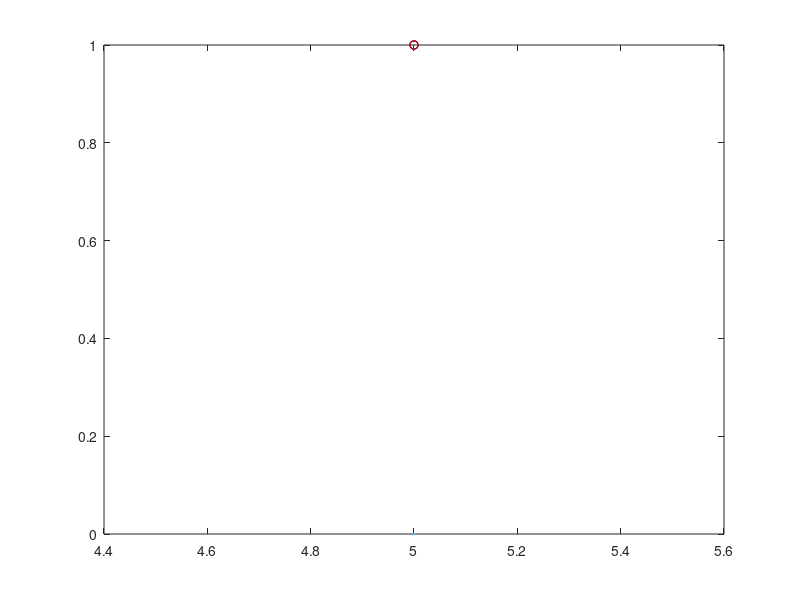

MATLAB code to generate this figure:
clear all
n=input('numero nodi interpolazione=');
a=input('estremo a='); b=input('estremo b=');
xnodi=linspace(a,b,n);  
z=a:0.01:b; 
m=length(z);
for i=1:n
    for k=1:m
       L(k)=1;
       xx=z(k);
         for j=1:n
            if j~=i, L(k)=L(k)*(xx-xnodi(j))/(xnodi(i)-xnodi(j)); end
         end
    end
    plot(z,L);
    hold on
end
plot(z,zeros(1,length(z)));
hold on
plot(xnodi,ones(1,n),'o');
hold off